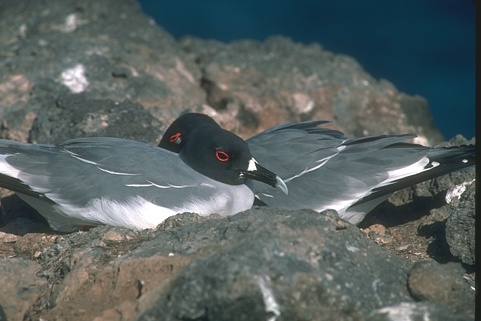
#> input picture ML/MLCODE-20250429T120937Z-001/MLCODE/dataset/archive/images/train/103041.jpg, 481 x 321 px; its folder holds only this picture in this run
$ jupyter execute exp_8_k-means_clustering.ipynb
#> lines starting #> are read from the running program, lines starting #| are printed output that depends on the picture; after the words box and inside, x2 and y2 are one past the last pixel; in counts of white or black regions, pixels touching at a corner belong together
# K Means
Akshat Kumar
242211003

[cell 1]
import os
import cv2
import numpy as np
import matplotlib.pyplot as plt
from sklearn.cluster import KMeans
from skimage.color import rgb2lab, lab2rgb
from skimage.segmentation import find_boundaries

# Load and preprocess images
def load_and_preprocess_images_kaggle(train_directory, save_directory):
    image_list = []
    for dirname, _, filenames in os.walk(train_directory):
        for filename in filenames:
            # Check for image file extensions
            if filename.lower().endswith(('.jpg', '.jpeg', '.png', '.gif', '.bmp')):
                image_path = os.path.join(dirname, filename)
                print(f"Loading image: {image_path}")  # Debug print to check image loading
                image = cv2.imread(image_path)
                if image is None:
                    print(f"Failed to load image: {image_path}")  # Debug print to check loading failure
                else:
                    image = cv2.cvtColor(image, cv2.COLOR_BGR2RGB)
                    image = cv2.resize(image, (100, 100))  # Resize for consistency
                    image_list.append(image)

                    # Save preprocessed image (optional)
                    save_path = os.path.join(save_directory, filename)
                    cv2.imwrite(save_path, cv2.cvtColor(image, cv2.COLOR_RGB2BGR))

    print(f"Loaded {len(image_list)} images.")  # Debug print to check number of images loaded
    return np.array(image_list)

# Function to apply K-Means segmentation
def apply_kmeans(image_reshaped, k,h,w):
    # Apply K-Means clustering to the reshaped image data
    kmeans = KMeans(n_clusters=k, random_state=42)
    labels = kmeans.fit_predict(image_reshaped)

    # Reshape the labels back to the original image shape
    segmented_image = labels.reshape(h, w)
    return segmented_image, kmeans

# Reconstruct the image using clustered labels
def reconstruct_image(kmeans, h, w):
    # Get the centers of the clusters
    cluster_centers = kmeans.cluster_centers_

    # Assign the corresponding cluster center to each pixel
    reconstructed_image = cluster_centers[kmeans.labels_].reshape(h, w, 3)

    # Convert back from Lab color space to RGB
    reconstructed_image_rgb = lab2rgb(reconstructed_image)
    return reconstructed_image_rgb

# Compare segmentation performance using Boundary Displacement Error (BDE)
def compute_bde(segmented_image, ground_truth_image):
    # Get the boundary of the segmented image
    boundary_pred = find_boundaries(segmented_image, mode='thick')

    # Get the boundary of the ground truth image (you need a ground truth for comparison)
    boundary_true = find_boundaries(ground_truth_image, mode='thick')

    # Compute Boundary Displacement Error (BDE)
    bde = np.sum(boundary_pred != boundary_true) / np.sum(boundary_true)
    return bde

# Main process to execute K-Means segmentation and visualization
def main():
    # Path to the training dataset directory
    kaggle_train_directory = '/kaggle/input/berkeley-segmentation-dataset-500-bsds500/images/train'  # Ensure this path is correct
    save_directory = '/kaggle/working/preprocessed_images'

    # Create the directory for preprocessed images
    os.makedirs(save_directory, exist_ok=True)

    # Load and preprocess images
    images = load_and_preprocess_images_kaggle(kaggle_train_directory, save_directory)
#> in load_and_preprocess_images_kaggle, image is the input picture: shape (321, 481, 3); mean B, G, R 97.3, 98.4, 88.8
#> in load_and_preprocess_images_kaggle, `image = cv2.resize(image, (100, 100))`:
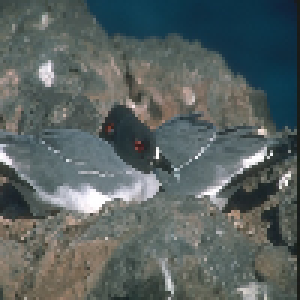
#> image: shape (100, 100, 3) (shown 3 times larger); mean R, G, B 88.7, 98.4, 97.3
#| Loaded 1 images.

    if images.size == 0:
        print("No images were loaded. Please check your dataset path.")
        return

    # Convert image data to Lab color space for clustering
    h, w, c = images[0].shape
#> h = 100; w = 100; c = 3
    image_lab = rgb2lab(images[0])  # Use the first image as an example
#> image_lab: shape (100, 100, 3) float64; mean of channels 0, 1, 2 40.6, -3.2, -0.6

    # Reshape the image for clustering (flatten the image into 2D)
    image_reshaped = image_lab.reshape((h * w, c))

    # Apply K-Means clustering (example with K=4)
    k = 4
    segmented_image, kmeans = apply_kmeans(image_reshaped, k,h,w)
#> in apply_kmeans, `labels = kmeans.fit_predict(image_reshaped)`: labels = 10000 values, max 3 at index 309, min 0 at index 514, mean 1.82
#> in apply_kmeans, `segmented_image = labels.reshape(h, w)`:
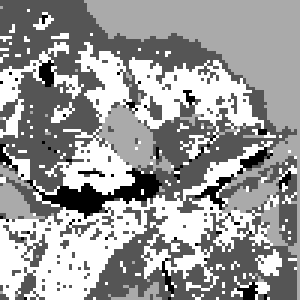
#> segmented_image: shape (100, 100) int32 (shown 3 times larger); min 0, max 3, mean 1.82; drawn with min black and max white

    # Reconstruct the image from clustered labels
    reconstructed_image_rgb = reconstruct_image(kmeans, h, w)
#> in reconstruct_image, `reconstructed_image_rgb = lab2rgb(reconstructed_image)`:
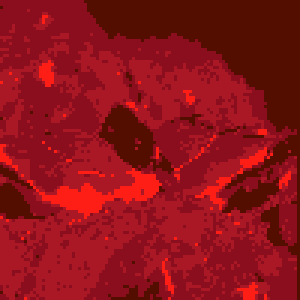
#> reconstructed_image: shape (100, 100, 3) float64 (shown 3 times larger); mean R, G, B 40.6, -3.2, -0.6; drawn with min black and max white
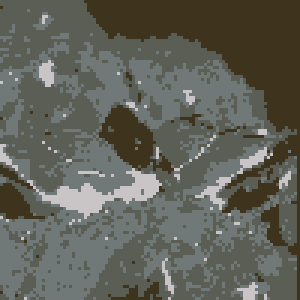
#> reconstructed_image_rgb: shape (100, 100, 3) float64 (shown 3 times larger); mean of channels 0, 1, 2 0.353, 0.386, 0.381; drawn as B, G, R

    # Display the original and segmented image
    plt.figure(figsize=(12, 6))

    plt.subplot(1, 2, 1)
    plt.imshow(images[0])
    plt.title("Original Image")

    plt.subplot(1, 2, 2)
    plt.imshow(reconstructed_image_rgb)
    plt.title(f"Reconstructed Image (K={k})")

    plt.show()

    # Boundary displacement error (assuming ground truth is available)
    ground_truth_image = np.zeros_like(segmented_image)  # Replace with actual ground truth image
    bde = compute_bde(segmented_image, ground_truth_image)
#> in compute_bde, `boundary_pred = find_boundaries(segmented_image, mode='thick')`:
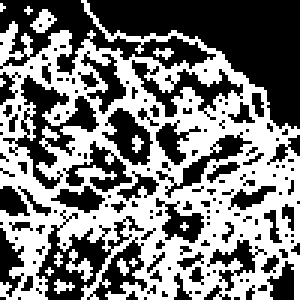
#> boundary_pred: shape (100, 100) bool (shown 3 times larger); 48.6% white; 14 white regions (11 under 20 px), largest, box (x1, y1, x2, y2) and area: (0, 0, 100, 100) 4688, (22, 83, 31, 94) 40, (10, 3, 19, 11) 38
#> in compute_bde, `boundary_true = find_boundaries(ground_truth_image, mode='thick')`: boundary_true: shape (100, 100) bool; every value is 0
#> in compute_bde, `boundary_true = find_boundaries(ground_truth_image, mode='thick')`: ground_truth_image: shape (100, 100) int32; every value is 0
#> in compute_bde, `bde = np.sum(boundary_pred != boundary_true) / np.sum(boundary_true)`: bde = inf
#> bde = inf
    print(f"BDE for K={k}: {bde}")
#| BDE for K=4: inf

if __name__ == "__main__":
    main()

$ run again, on ML/MLCODE-20250429T120937Z-001/MLCODE/dataset/archive/images/train/12003.jpg
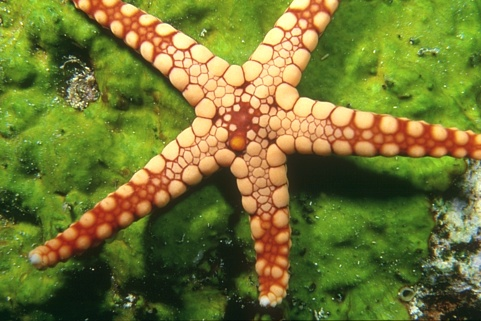
#> input picture ML/MLCODE-20250429T120937Z-001/MLCODE/dataset/archive/images/train/12003.jpg, 481 x 321 px
#> in load_and_preprocess_images_kaggle, image is the input picture: shape (321, 481, 3); mean B, G, R 50.3, 118.7, 114.1
#> in load_and_preprocess_images_kaggle, `image = cv2.resize(image, (100, 100))`:
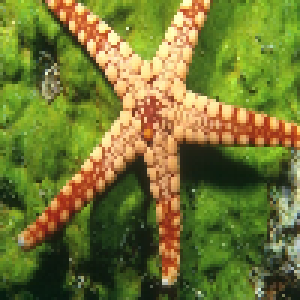
#> image: shape (100, 100, 3) (shown 3 times larger); mean R, G, B 114.1, 118.8, 50.3
#| Loaded 1 images.
#> image_lab: shape (100, 100, 3) float64; mean of channels 0, 1, 2 47.9, -11.4, 35.8
#> labels = 10000 values, max 3 at index 70, min 0 at index 15, mean 1.45
#> segmented_image: shape (100, 100) int32; 4 distinct labels, from 0 to 3
#> in compute_bde, `boundary_pred = find_boundaries(segmented_image, mode='thick')`:
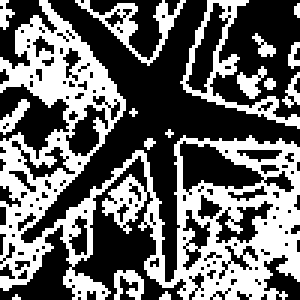
#> boundary_pred: shape (100, 100) bool (shown 3 times larger); 41.2% white; 17 white regions (7 under 20 px), largest, box (x1, y1, x2, y2) and area: (0, 0, 100, 100) 3301, (60, 0, 100, 43) 298, (25, 0, 62, 22) 194
#> boundary_true: shape (100, 100) bool; every value is 0
#> ground_truth_image: shape (100, 100) int32; every value is 0
#> in compute_bde, `bde = np.sum(boundary_pred != boundary_true) / np.sum(boundary_true)`: bde = inf
#| BDE for K=4: inf

$ run again, on ML/MLCODE-20250429T120937Z-001/MLCODE/dataset/archive/images/train/135037.jpg
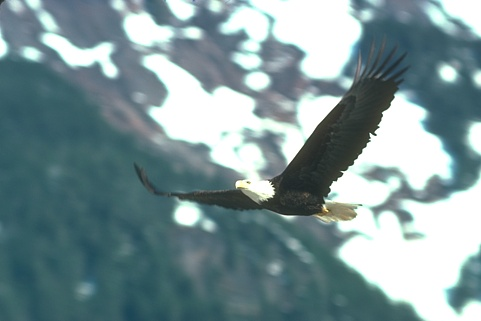
#> input picture ML/MLCODE-20250429T120937Z-001/MLCODE/dataset/archive/images/train/135037.jpg, 481 x 321 px
#> in load_and_preprocess_images_kaggle, image is the input picture: shape (321, 481, 3); mean B, G, R 150.4, 147.1, 124
#> in load_and_preprocess_images_kaggle, `image = cv2.resize(image, (100, 100))`:
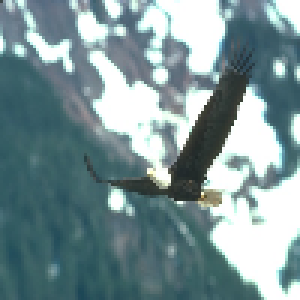
#> image: shape (100, 100, 3) (shown 3 times larger); mean R, G, B 123.9, 147.1, 150.4
#| Loaded 1 images.
#> image_lab: shape (100, 100, 3) float64; mean of channels 0, 1, 2 58.3, -7.2, -4.5
#> labels = 10000 values, max 3 at index 0, min 0 at index 2, mean 1.04
#> segmented_image: shape (100, 100) int32; 4 distinct labels, from 0 to 3
#> in compute_bde, `boundary_pred = find_boundaries(segmented_image, mode='thick')`:
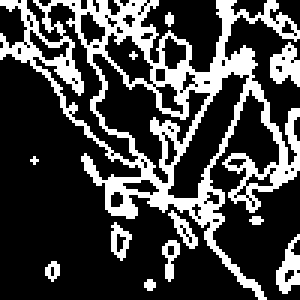
#> boundary_pred: shape (100, 100) bool (shown 3 times larger); 27% white in thin lines or dots
#> boundary_true: shape (100, 100) bool; every value is 0
#> ground_truth_image: shape (100, 100) int32; every value is 0
#> in compute_bde, `bde = np.sum(boundary_pred != boundary_true) / np.sum(boundary_true)`: bde = inf
#| BDE for K=4: inf

$ run again, on ML/MLCODE-20250429T120937Z-001/MLCODE/dataset/archive/images/train/144067.jpg
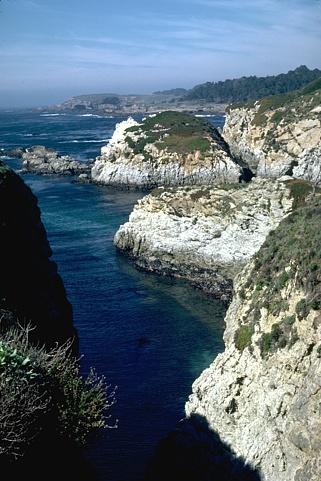
#> input picture ML/MLCODE-20250429T120937Z-001/MLCODE/dataset/archive/images/train/144067.jpg, 321 x 481 px
#> in load_and_preprocess_images_kaggle, image is the input picture: shape (481, 321, 3); mean B, G, R 119.4, 109, 92.8
#> in load_and_preprocess_images_kaggle, `image = cv2.resize(image, (100, 100))`:
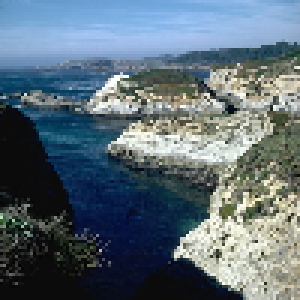
#> image: shape (100, 100, 3) (shown 3 times larger); mean R, G, B 92.7, 109, 119.4
#| Loaded 1 images.
#> image_lab: shape (100, 100, 3) float64; mean of channels 0, 1, 2 43.6, -1.8, -7.6
#> labels = 10000 values, max 3 at index 1682, min 0 at index 1492, mean 1.6
#> segmented_image: shape (100, 100) int32; 4 distinct labels, from 0 to 3
#> in compute_bde, `boundary_pred = find_boundaries(segmented_image, mode='thick')`:
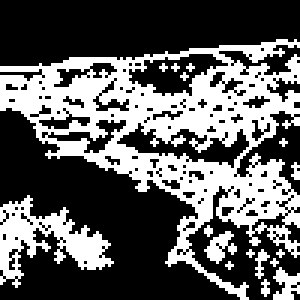
#> boundary_pred: shape (100, 100) bool (shown 3 times larger); 37% white; 17 white regions (12 under 20 px), largest, box (x1, y1, x2, y2) and area: (0, 13, 100, 100) 3014, (0, 65, 38, 96) 467, (68, 77, 79, 88) 60, (91, 89, 100, 100) 59, (85, 83, 90, 93) 22
#> boundary_true: shape (100, 100) bool; every value is 0
#> ground_truth_image: shape (100, 100) int32; every value is 0
#> in compute_bde, `bde = np.sum(boundary_pred != boundary_true) / np.sum(boundary_true)`: bde = inf
#| BDE for K=4: inf
